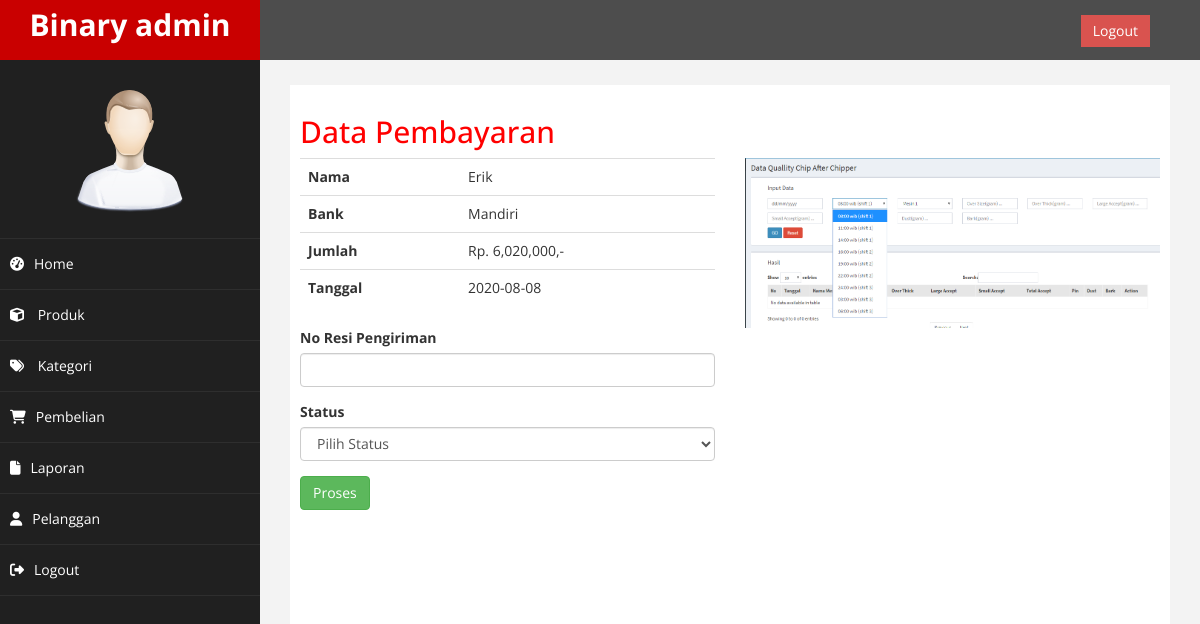
Screenshot of /admin/index.php?halaman=pembayaran&id=13 (signed in) with the database file from the repository.
### tables this page shows
CREATE TABLE `pembayaran` (
  `id_pembayaran` int(11) NOT NULL,
  `id_pembelian` int(11) NOT NULL,
  `nama` varchar(255) NOT NULL,
  `bank` varchar(255) NOT NULL,
  `jumlah` int(11) NOT NULL,
  `tanggal` date NOT NULL,
  `bukti` varchar(255) NOT NULL
);

### admin/pembayaran.php (the view, shortened to what this page needs)
<h2>Data Pembayaran</h2>
<?php
$id_pembelian = $_GET['id'];
$ambil = $koneksi->query("SELECT * FROM pembayaran WHERE id_pembelian='$id_pembelian'");
$detail = $ambil->fetch_assoc();
?>
<div class="row">
  <div class="col-md-6">
    <table class="table">
      <tr>
        <th>Nama</th>
        <td><?= $detail['nama']; ?></td>
      </tr>
      <tr>
        <th>Bank</th>
        <td><?= $detail['bank']; ?></td>
      </tr>
      <tr>
        <th>Jumlah</th>
        <td>Rp. <?= number_format($detail['jumlah']); ?>,-</td>
      </tr>
      <tr>
        <th>Tanggal</th>
        <td><?= $detail['tanggal']; ?></td>
      </tr>
    </table>
  </div>
  <div class="col-md-6">
    <img src="../bukti_pembayaran/<?= $detail['bukti']; ?>" alt="" class="img-responsive">
  </div>
</div>
<div class="row">
  <div class="col-md-6">
    <form action="" method="post">
      <div class="form-group">
        <Label>No Resi Pengiriman</Label>
        <input type="text" class="form-control" name="resi">
      </div>
      <div class="form-group">
        <label for="">Status</label>
        <select name="status" id="" class="form-control">
          <option value="">Pilih Status</option>
        </select>
      </div>
      <button class="btn btn-success" name="proses">Proses</button>
    </form>
  </div>
</div>

### admin/assets/css/custom.css (style rules this page uses)
body { font-family: 'Open Sans', sans-serif; }
h2 { color: #f00; }

### rows the page displays
pembayaran: nama "Erik", bank "Mandiri", jumlah "6,020,000", tanggal "2020-08-08", bukti (picture)
